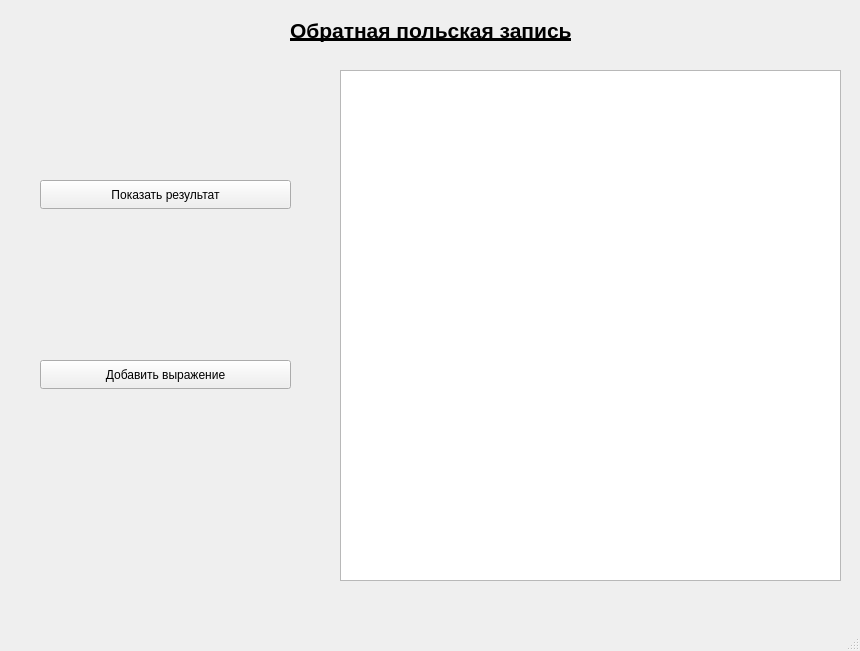
<?xml version="1.0" encoding="UTF-8"?>
<ui version="4.0">
 <class>MainWindow</class>
 <widget class="QMainWindow" name="MainWindow">
  <property name="geometry">
   <rect>
    <x>0</x>
    <y>0</y>
    <width>860</width>
    <height>651</height>
   </rect>
  </property>
  <property name="windowTitle">
   <string>MainWindow</string>
  </property>
  <widget class="QWidget" name="centralwidget">
   <widget class="QListWidget" name="listWidget">
    <property name="geometry">
     <rect>
      <x>340</x>
      <y>70</y>
      <width>501</width>
      <height>511</height>
     </rect>
    </property>
   </widget>
   <widget class="QPushButton" name="pushButton_showExpressions">
    <property name="geometry">
     <rect>
      <x>40</x>
      <y>180</y>
      <width>251</width>
      <height>29</height>
     </rect>
    </property>
    <property name="text">
     <string>Показать результат</string>
    </property>
   </widget>
   <widget class="QPushButton" name="pushButton_addExpression">
    <property name="geometry">
     <rect>
      <x>40</x>
      <y>360</y>
      <width>251</width>
      <height>29</height>
     </rect>
    </property>
    <property name="text">
     <string>Добавить выражение</string>
    </property>
   </widget>
   <widget class="QLabel" name="label">
    <property name="geometry">
     <rect>
      <x>290</x>
      <y>10</y>
      <width>361</width>
      <height>41</height>
     </rect>
    </property>
    <property name="text">
     <string>&lt;html&gt;&lt;head/&gt;&lt;body&gt;&lt;p&gt;&lt;span style=&quot; font-size:16pt; font-weight:700; text-decoration: underline;&quot;&gt;Обратная польская запись&lt;/span&gt;&lt;/p&gt;&lt;/body&gt;&lt;/html&gt;</string>
    </property>
   </widget>
   <widget class="QLabel" name="label_2">
    <property name="geometry">
     <rect>
      <x>40</x>
      <y>430</y>
      <width>251</width>
      <height>151</height>
     </rect>
    </property>
    <property name="text">
     <string/>
    </property>
    <property name="pixmap">
     <pixmap>../../Downloads/imgonline-com-ua-Resize-vBqj0hREvhJOpZN.jpg</pixmap>
    </property>
   </widget>
  </widget>
  <widget class="QMenuBar" name="menubar">
   <property name="geometry">
    <rect>
     <x>0</x>
     <y>0</y>
     <width>860</width>
     <height>25</height>
    </rect>
   </property>
  </widget>
  <widget class="QStatusBar" name="statusbar"/>
 </widget>
 <resources/>
 <connections/>
</ui>
